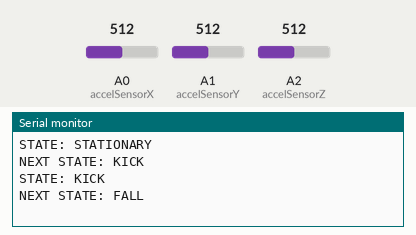
Bench run of a sketch on a simulated Arduino Uno, built with avr-gcc and run on an emulated ATmega328P. On the bench: the last lines printed to the serial monitor. The test bench sets the inputs (shaded band); at power-on: A0 (accelSensorX) = 512, A1 (accelSensorY) = 512, A2 (accelSensorZ) = 512.

Above: at 1.2 s.
1.3 s: A0 (accelSensorX) set to 716
At 2.1 s:
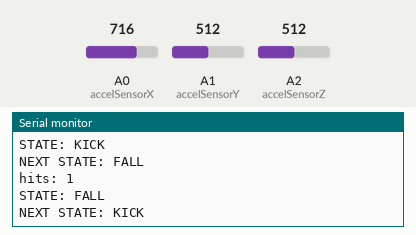
2.8 s: A1 (accelSensorY) set to 716
At 4.3 s:
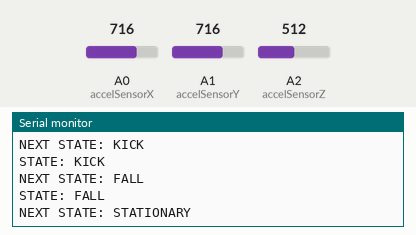

The sketch:

src.ino
```cpp
#define ACCEL_WINDOW 3
#define ACCEL_SAMPLES 4
unsigned long accelSamples[ACCEL_SAMPLES];
int accelOffset = 0;
const int accelSensorX = A0; // the accelerometer is connected to analog pin 3, 6, 7
const int accelSensorY = A1;
const int accelSensorZ = A2;
const int ACCEL_MIDDLE = 512;

const unsigned long kickThreshold = 1000000;
const unsigned long fallThreshold = 5000;
const unsigned long FALL_TIME = 100;
const unsigned long KICKSTATIONARY_TIME = 200;

const int STATE_STATIONARY = 0;
const int STATE_KICK = 1;
const int STATE_FALL = 2;
int hacky_state = STATE_STATIONARY;
unsigned long lastStateTime;

unsigned long hits = 0;

// Time stationary until we assume the hacksack is done
const unsigned long STATIONARY_TIME = 3000;

// Setup code
void setup() {
  reset();

  // Set up serial port
  Serial.begin(9600);       // use the serial port
}

void reset() {
  // Zero out accelerometer data array
  memset(accelSamples,0,sizeof(accelSamples));
  lastStateTime = millis();
  hits = 0;
}

// Main
void loop() {
  delay(50);
  recordAccelSample();

  unsigned long reading = accelReading();
//  Serial.print("weighted: ");
//  Serial.println(reading);
  stateMachine(reading);
}

int rebase(int sample) {
  sample -= ACCEL_MIDDLE;
  return sample * sample;
}

// Add it to the accelerometer buffers
void recordAccelSample() {
  int xsample = analogRead(accelSensorX);
  int ysample = analogRead(accelSensorY);
  int zsample = analogRead(accelSensorZ);

//  Serial.print("X: ");
//  Serial.print(xsample);
//  Serial.print(" Y: ");
//  Serial.print(ysample);
//  Serial.print(" Z: ");
//  Serial.print(zsample);

  unsigned long sample = rebase(xsample)+rebase(ysample)+rebase(zsample);
//  Serial.print("final: ");
//  Serial.println(sample);

  accelSamples[accelOffset] = sample;

  accelOffset++;
  if(accelOffset >= ACCEL_SAMPLES) {
    accelOffset = 0;
  }
}

// Get a weighted accelerometer reading
unsigned long accelReading() {
  unsigned long total = 0;

  for(int i = 0; i < ACCEL_WINDOW; i++) {
    int offset = (accelOffset - i - 1 + ACCEL_SAMPLES) % ACCEL_SAMPLES;

    total += accelSamples[offset];
  }

  return total / ACCEL_WINDOW;
}

void stateMachine(unsigned long reading) {
  unsigned long since_last = millis() - lastStateTime;
  int next_state = hacky_state;

//  Serial.print("STATE: ");
//  if(hacky_state == STATE_STATIONARY) {
//    Serial.println("STATIONARY");
//  }
//  else if(hacky_state == STATE_FALL) {
//    Serial.println("FALL");
//  } else if(hacky_state == STATE_KICK) {
//    Serial.println("KICK");
//  }

  if(hacky_state == STATE_STATIONARY) {
    if(reading > kickThreshold) {
      next_state = STATE_KICK;
      hits += 1;
      Serial.print("hits: ");
      Serial.println(hits);
    }
    else if(reading < fallThreshold) {
      next_state = STATE_FALL && since_last >= FALL_TIME;
    }

    if(since_last >= STATIONARY_TIME) {
      Serial.println("RESET");
      reset();
    }
  }
  else if(hacky_state == STATE_KICK) {
    if(reading < fallThreshold && since_last >= FALL_TIME) {
      next_state = STATE_FALL;
    }
    else if(reading < kickThreshold && since_last >= KICKSTATIONARY_TIME) {
      next_state = STATE_STATIONARY;
    }
  }
  else if(hacky_state == STATE_FALL) {
    if(reading > kickThreshold) {
      next_state = STATE_KICK;
      hits += 1;
      Serial.print("hits: ");
      Serial.println(hits);
    }
    else if(reading > fallThreshold && since_last >= KICKSTATIONARY_TIME) {
      next_state = STATE_STATIONARY;
    }
  }

  if(hacky_state != next_state) {
    Serial.print("STATE: ");
    if(hacky_state == STATE_STATIONARY) {
      Serial.println("STATIONARY");
    }
    else if(hacky_state == STATE_FALL) {
      Serial.println("FALL");
    } else if(hacky_state == STATE_KICK) {
      Serial.println("KICK");
    }

    Serial.print("NEXT STATE: ");
    if(next_state == STATE_STATIONARY) {
      Serial.println("STATIONARY");
    }
    else if(next_state == STATE_FALL) {
      Serial.println("FALL");
    } else if(next_state == STATE_KICK) {
      Serial.println("KICK");
    }

    lastStateTime = millis();
    hacky_state = next_state;
  }
}
```

Measured:
- after the input at 1.3 s, the serial monitor: prints a new line at once (image 1)
- after the input at 2.8 s, the serial monitor: prints a new line after 0.29 s (image 2)
